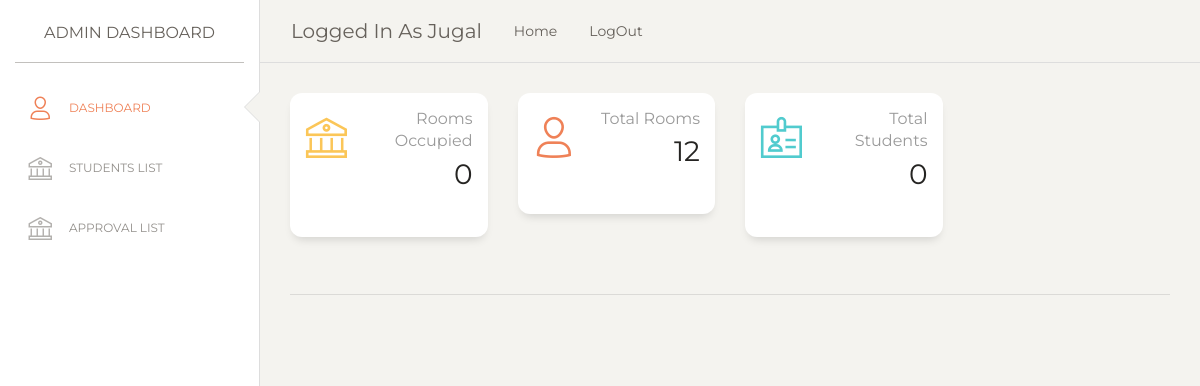
The app's page /admin (signed in) with its own data.
### HC/models.py (models this page shows, shortened)
class Warden(UserMixin, db.Model):
    id = db.Column(db.Integer, primary_key=True) # primary keys are required by SQLAlchemy
    email = db.Column(db.String(100), unique=True)
    password = db.Column(db.String(100), nullable=False)
    name = db.Column(db.String(1000), nullable=False)

class Hostel(db.Model):
    id = db.Column(db.Integer, primary_key=True)
    warden_id = db.Column(db.Integer, nullable=False)
    hostel_id = db.Column(db.Integer, nullable=False)
    floor_num = db.Column(db.Integer, nullable=False)
    nrooms = db.Column(db.Integer, nullable=False)
    noccupied_rooms = db.Column(db.Integer, nullable=False)
    nstudents = db.Column(db.Integer, nullable=False)

### HC/auth.py (the view)
@login_required
@auth.route('/admin')
def admin():
    if current_user.is_authenticated:
        hostel_details = Hostel.query.where(Hostel.warden_id == current_user.id).first() # only show the assigned hostel details to the assigned warden
        students = Student.query.where(Student.warden_id == current_user.id).all()
        return render_template("dashboard.html", students=students, hostel=hostel_details, current_user = current_user.name)
    return redirect(url_for('auth.login'))

### HC/templates/dashboard.html (shortened to what this page needs)
{% extends 'admin.html' %}
{% block body %}
<div class="content">
    {%if hostel %}
    <div class="row">
      <div class="col-lg-3 col-md-6 col-sm-6">
        <div class="card card-stats">
          <div class="card-body ">
            <div class="row">
              <div class="col-5 col-md-4">
                <div class="icon-big text-center icon-warning">
                  <i class="nc-icon nc-bank text-warning"></i>
                </div>
              </div>
              <div class="col-7 col-md-8">
                <div class="numbers">
                  <p class="card-category">Rooms Occupied</p>
                  <p class="card-title">{{hostel.noccupied_rooms}}
                    <br><br>
                </div>
              </div>
            </div>
          </div>
        </div>
      </div>
      <div class="col-lg-3 col-md-6 col-sm-6">
        <div class="card card-stats">
          <div class="card-body ">
            <div class="row">
              <div class="col-5 col-md-4">
                <div class="icon-big text-center icon-warning">
                  <i class="nc-icon nc-single-02 text-danger"></i>
                </div>
              </div>
              <div class="col-7 col-md-8">
                <div class="numbers">
                  <p class="card-category">Total Rooms</p>
                  <p class="card-title">{{hostel.nrooms}}
                    <br><br>
                </div>
              </div>
            </div>
          </div>
        </div>
      </div>
      <div class="col-lg-3 col-md-6 col-sm-6">
        <div class="card card-stats">
          <div class="card-body ">
            <div class="row">
              <div class="col-5 col-md-4">
                <div class="icon-big text-center icon-warning">
                  <i class="nc-icon nc-badge text-primary"></i>
                </div>
              </div>
              <div class="col-7 col-md-8">
                <div class="numbers">
                  <p class="card-category">Total Students</p>
                  <p class="card-title">{{hostel.nstudents}}
                    <br><br>
                </div>
              </div>
            </div>
          </div>
        </div>
      </div>
    </div>
    {% endif %}
    <br>
    <hr>
  <footer class="footer footer-black  footer-white ">
  </footer>
</div>
</div>
{% endblock %}

### HC/templates/admin.html (shortened to what this page needs)
<!DOCTYPE html>
<html lang="en">
<head>
  <link href="https://maxcdn.bootstrapcdn.com/font-awesome/latest/css/font-awesome.min.css" rel="stylesheet">
  <link href="/assets_admin/css/bootstrap.min.css" rel="stylesheet" />
  <link href="/assets_admin/css/paper-dashboard.css?v=2.0.0" rel="stylesheet" />
  <link href="/assets_admin/demo/demo.css" rel="stylesheet" />
</head>
<body class="">
  <div class="wrapper ">
    <div class="sidebar" data-color="white" data-active-color="danger">
      <div class="logo">
        <a href="/admin" class="simple-text logo-normal" style="text-align: center;">
          Admin Dashboard
        </a>
      </div>
      <div class="sidebar-wrapper">
        <ul class="nav">
          <li>
            <a href="/admin">
              <i class="nc-icon nc-single-02"></i>
              <p>Dashboard</p>
            </a>
          </li>
          <li>
            <a href="/students">
              <i class="nc-icon nc-bank"></i>
              <p>Students List</p>
            </a>
          </li>
          <li>
            <a href="/approvals">
              <i class="nc-icon nc-bank"></i>
              <p>Approval List</p>
            </a>
          </li>
        </ul>
      </div>
    </div>
    <div class="main-panel">
      <nav class="navbar navbar-expand-lg navbar-absolute fixed-top navbar-transparent">
        <div class="container-fluid">
          <div class="navbar-wrapper">
            <a class="navbar-brand" href="/admin">Logged In As {{ current_user }}</a>
              <a class="nav-link" href="/">
                Home
              </a>
              <a class="nav-link" href="/logout">
                LogOut
              </a>
          </div>
        </div>
      </nav>
{% block body %}{% endblock %}
</body>
</html>

### records on screen
Warden: name "Jugal"
Hostel: noccupied_rooms "0", nrooms "12", nstudents "0"
